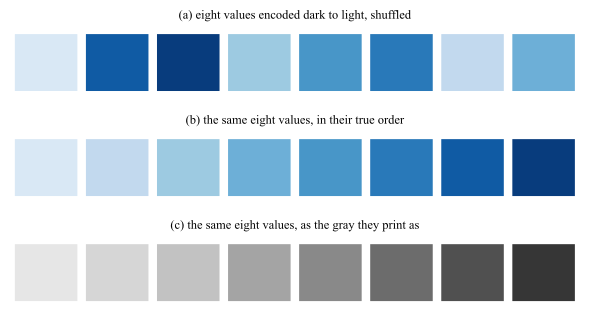

The script that saved this image:
# --- Match LaTeX document: Times New Roman, 10pt, textwidth=7in ---
# The ordering test from the DLI colors lecture (Lecture 7.5, Accelerated Data
# Science Teaching Kit): "can you order these, low to high?" Eight values encoded
# dark to light, shown shuffled, in their true order, and as the gray a black and
# white print would keep. Dark to light is the only part of a color that carries an
# order, so the shuffled row can be put back by eye; sorting on the gray of the third
# row, done in the printout below, is the same operation.
import numpy as np
import matplotlib.pyplot as plt
from matplotlib.patches import Rectangle

plt.rcParams.update({
    'font.family': 'serif',
    'font.serif': ['Times New Roman'],
    'font.size': 10,
    'axes.titlesize': 9,
    'mathtext.fontset': 'cm',
})

K = 8
values = np.linspace(0.0, 1.0, K)
perm = np.random.default_rng(7).permutation(K)

seq = plt.get_cmap('Blues')(0.15 + 0.80 * values)[:, :3]  # value encoded dark to light


def gray_level(rgb):
    """What a black and white print keeps: green counts about ten times blue."""
    return 0.2126 * rgb[..., 0] + 0.7152 * rgb[..., 1] + 0.0722 * rgb[..., 2]


def swatches(ax, colors, title):
    for j, c in enumerate(colors):
        ax.add_patch(Rectangle((j + 0.06, 0.1), 0.88, 0.8, facecolor=c,
                               edgecolor='none'))
    ax.set_xlim(0, K)
    ax.set_ylim(0, 1)
    ax.set_aspect('equal')
    ax.set_xticks([])
    ax.set_yticks([])
    for sp in ax.spines.values():
        sp.set_visible(False)
    ax.set_title(title)


gray = gray_level(seq)
gray_rgb = np.repeat(gray[:, None], 3, axis=1)  # the same row, printed in black and white

fig, axes = plt.subplots(3, 1, figsize=(6.0, 3.4))
swatches(axes[0], seq[perm], '(a) eight values encoded dark to light, shuffled')
swatches(axes[1], seq, '(b) the same eight values, in their true order')
swatches(axes[2], gray_rgb, '(c) the same eight values, as the gray they print as')

plt.tight_layout()

basename = 'plot_colorsort'
plt.savefig(f'{basename}.pdf', bbox_inches='tight')
plt.savefig(f'{basename}.svg', bbox_inches='tight')
plt.savefig(f'{basename}.jpeg', dpi=300, bbox_inches='tight')
print(f'Saved {basename}.pdf, {basename}.svg, {basename}.jpeg')

# --- can the encoded order be recovered from the only ordered channel there is? ---
# A sequential scheme may run light-to-dark or dark-to-light, so recovering the
# true order in reverse counts as recovering it.
recovered = np.argsort(gray)
ok = bool((recovered == np.arange(K)).all() or
          (recovered == np.arange(K)[::-1]).all())
print(f'\ndark to light: gray level {gray.min():.2f} to {gray.max():.2f}, '
      f'sorting on it recovers the true order: {ok}')
print('  value      ' + ' '.join(f'{v:5.2f}' for v in values))
print('  gray level ' + ' '.join(f'{v:5.2f}' for v in gray))
print('  shuffled   ' + ' '.join(f'{v:5.2f}' for v in gray[perm]))
